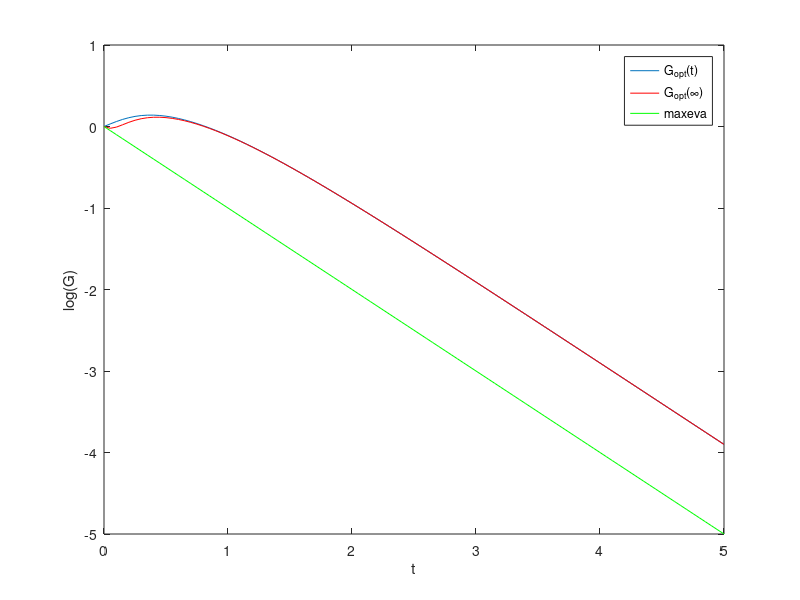
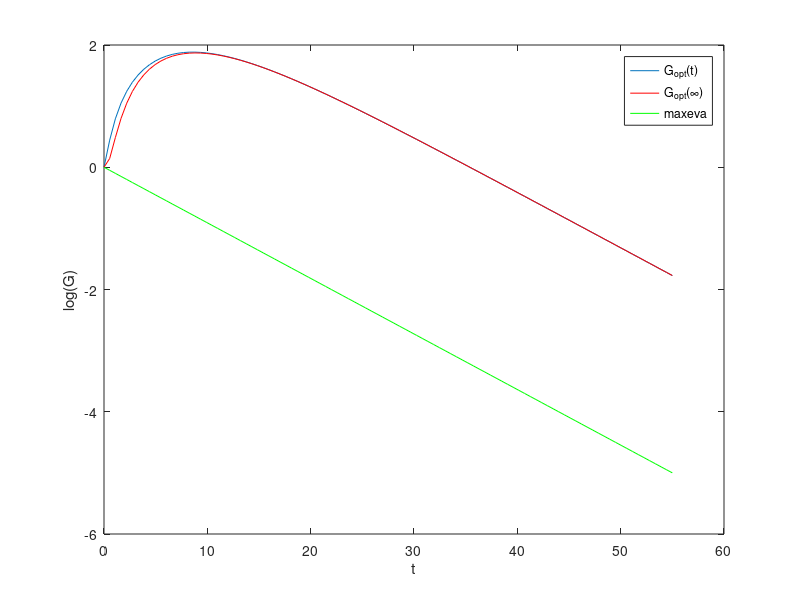
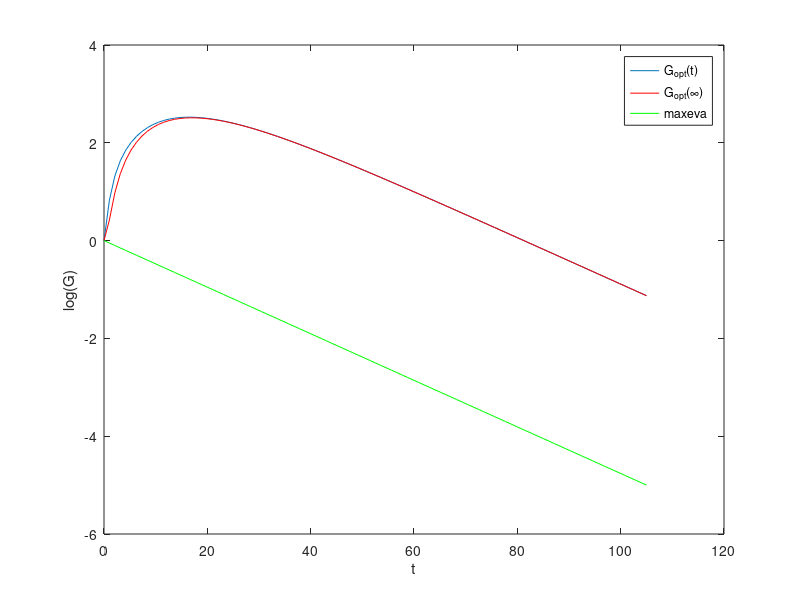
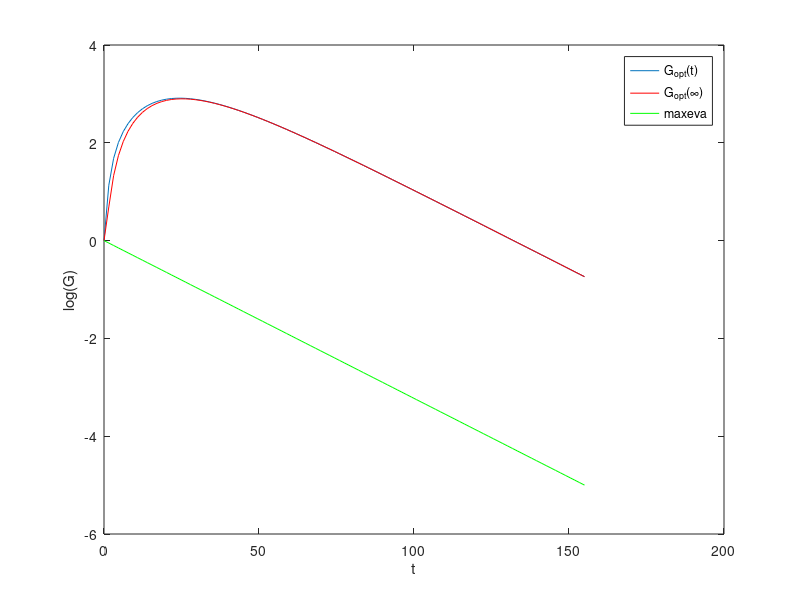

The MATLAB source for these figures, in order:
% OPTIMAL EXCITATION: initial condition maximizing the gain (G) at a given time
Tmax = 5;

% Charru sect.1.5.1:
%epsi = 0.1;
%L = [ -epsi, 1; 0 -epsi*2];
%a = 3 + sqrt( 1-8*epsi^2 ); a = a*0.25 / ( 1 + epsi^2 )
% Charru sect.1.5.2:
%epsi1 = 0.1;epsi2 = epsi1;
%L = [ epsi1, 1; 0 -epsi2];
% exercice on transient growth:
for Re = 1:10:101%Re = 1
LS = (1/Re)*[-3, 1; 1,-5];
%L = LS; % Question 1
LOS = (1/Re)*[0, -1; 4,-5];
%L = LOS; % Question 2
L = [[LOS zeros(2,2)];[ones(2) LS]]; % Question 3

[eve,eva] = eig(L);
[evea,evaa] = eig(L'); % adjoint matrix
[evamax, imax] = max(diag(evaa))
[evamin, imin] = min(diag(eva))
%prodEVE = eve(:,1)' * eve(:,2)
M = (eve^-1)' * eve^-1; % Question 7

% 2 initial conditions:
x0maxLT = evea(:,imax); %  maximum growth at long times
%orthogonal = x0maxLT' * eve(:,imin)
%y0 = [1; a];
%x0maxLT = y0(1) * eve(:,1) + y0(2) * eve(:,2);
%x0maxLT = x0maxLT / sqrt(x0maxLT(1)^2+x0maxLT(2)^2);

T = Tmax * Re;
tt = [0:0.01*T:T];
for it = 1:length(tt)
 t = tt(it);
 expLt = expm( L * t );
 x = expLt * x0maxLT;
 G(it) = sqrt(x' * x);
 % finding optimal perturbation by computing svd of expLt
 %% long story:
 SA = expLt' * expLt;
 [sve,ssva] = eig(SA); % ssva are squared singular values of expLt
 [svamax, simax] = max(diag(sqrt(ssva)));
 x0max = sve(:,simax);
 [U, S, V] = svd(expLt); svamax = max(diag(S));
 x0max = V(:,1); % sorted in decreasing order
 x = expLt * x0max;
 Gopt(it) = sqrt(x' * x);
 % Question 7:
 GMopt(it) = sqrt(x' * M * x);
% [U, S, V] = svd((eve^-1) * expLt); svamax = max(diag(S));
% GMopt(it) = svamax;
 %% short story:
 Gopt(it) = norm(expLt);
 GMopt(it) = norm((eve^-1) * expLt); % Question 7
end
maxGain = max( G );
% Question 6:
%figure(1)
%plot( tt/Re, log(Gopt/Re)),shg
%hold on;
%ylabel('log(Gopt/Re)');xlabel('t/Re');
%figure(2)
%plot(Re, maxGain/Re)
%hold on;
%ylabel('maxG/Re');xlabel('Re');
figure
plot( tt, log(Gopt));
hold on;
ylabel('log(G)');xlabel('t');
plot( tt, log(G), 'r');
hold on;
plot(tt, evamax*tt,'g'); legend('G_{opt}(t)','G_{opt}(\infty)','maxeva');
end % end Re loop
